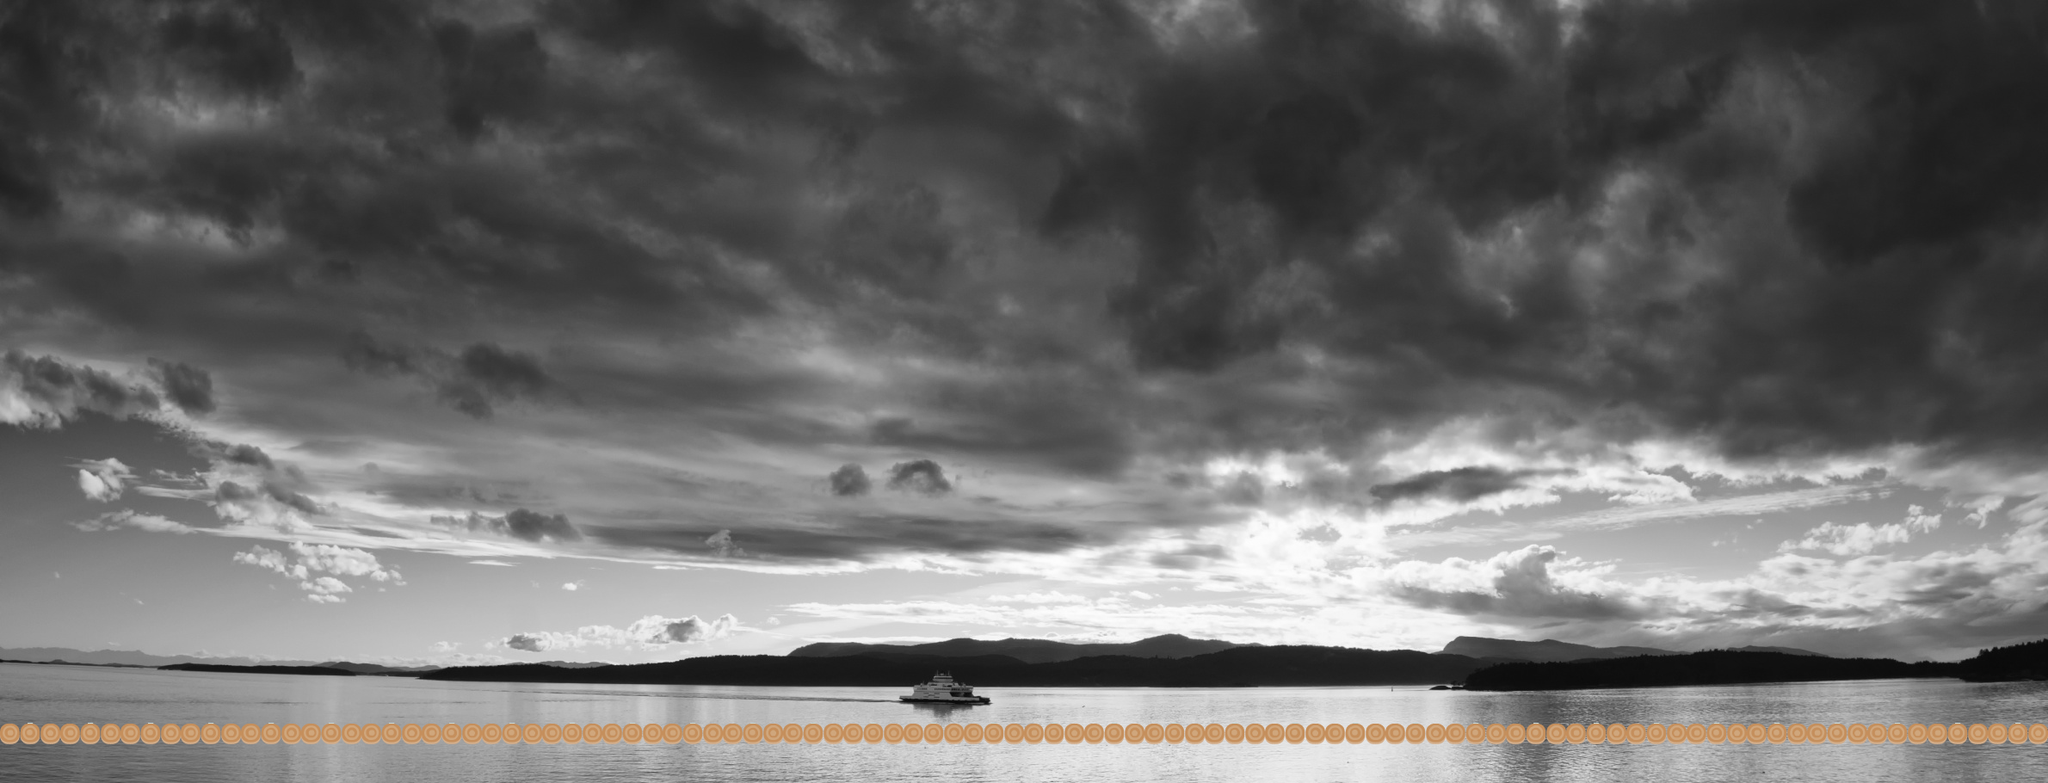

A level layout from a 2D game, rendered from its tile map. Below: a short description, then the map file with tile-grid data replaced by summaries:
An orthogonal 34x13 tile map with 70x70 px tiles, 2 tile layers (background, collision), 2 tilesets, 1 image layer and 4 objects (EnemyBase, PlayerBase).

<map version="1.0" orientation="orthogonal" renderorder="right-down" width="34" height="13" tilewidth="70" tileheight="70" backgroundcolor="#0000ff">
 <tileset firstgid="1" name="background-tiles" tilewidth="70" tileheight="70">
  <image source="../img/background-tiles.png" width="910" height="910" />
 </tileset>
 <tileset firstgid="170" name="meta-tiles" tilewidth="70" tileheight="70">
  <image source="../img/meta-tiles.png" width="350" height="70" />
  <tile id="1">
   <properties>
    <property name="type" value="islope" />
   </properties>
  </tile>
  <tile id="2">
   <properties>
    <property name="type" value="mslope" />
   </properties>
  </tile>
  <tile id="3">
   <properties>
    <property name="type" value="rslope" />
   </properties>
  </tile>
  <tile id="4">
   <properties>
    <property name="type" value="solid" />
   </properties>
  </tile>
 </tileset>
 <imagelayer name="image2" x="-59" y="5">
  <image source="../img/black-sea.jpg" />
 </imagelayer>
 <objectgroup name="Base Entity" opacity="0.84">
  <object name="EnemyBase" x="2231.88" y="694.06" width="70.6667" height="137.333" />
  <object x="165.333" y="484" width="2.66667" />
  <object name="PlayerBase" x="69.9387" y="691.03" width="65.3333" height="137.333" />
  <object x="926.667" y="469.333" width="1.33333" />
 </objectgroup>
 <layer name="background" width="34" height="13">
  <data>[442 cells, 34 non-empty, 1 distinct tile ids]</data>
 </layer>
 <layer name="collision" width="34" height="13" opacity="0">
  <data>[442 cells, 34 non-empty, 1 distinct tile ids]</data>
 </layer>
</map>
